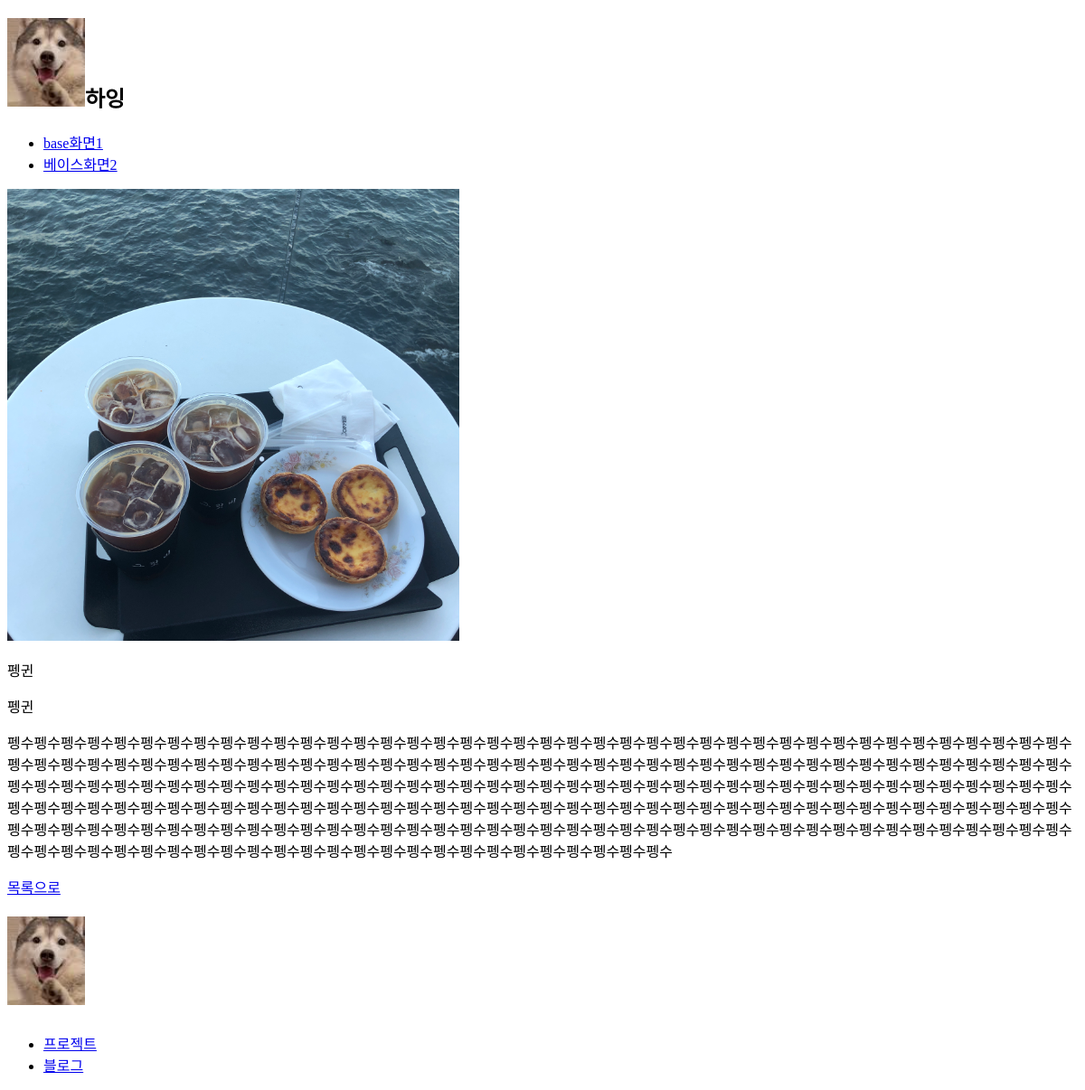
Screenshot of /project/detail/4 with the database file from the repository.
### project/models.py (models this page shows, shortened)
class Project(models.Model):
    title = models.CharField('타이틀', max_length=200)
    description = models.TextField('프로젝트 내용')
    tech = models.CharField('사용기술', max_length=100)
    image = models.ImageField('프로젝트 이미지', blank=True, null=True, upload_to='project')
    created_at = models.DateTimeField(auto_now_add=True)

### project/views.py (the view)
# urls.py: path('detail/<int:id>', views.project_detail, name='detail'),
def project_detail(request, id):
    project = Project.objects.get(pk=id)
    context = {'project': project}
    return render(request, 'project/project_detail.html', context)

### templates/project/project_detail.html (shortened to what this page needs)
{% extends 'base.html' %}
{% block content %}
<section class="project-detail">
    <div class="inner">
        <div class="detail">
            <div class="detail-img">
                <img src="{{ project.image.url }}" alt="{{ project.title }}" width="500px">
            </div>
            <div class="detail-content">
                <div class="title">
                    <p>{{ project.title }}</p>
                </div>
                <div class="tech">
                    <p>{{ project.tech }}</p>
                </div>
                <div class="description">
                    <p>{{ project.description }}</p>
                </div>
            </div>
        </div>
        <div class="list">
            <a href="{% url 'project:index' %}">
                <p>목록으로</p>
            </a>
        </div>
    </div>
</section>
{% endblock %}

### rows the page displays
Project: image (picture), title "펭귄", tech "펭귄", description "펭수펭수펭수펭수펭수펭수펭수펭수펭수펭수펭수펭수펭수펭수펭수펭수펭수펭수펭수펭수펭수펭수펭수펭수펭수펭수펭수펭수펭수펭수펭수펭수펭수펭수펭수펭수펭수펭수펭수펭수펭수펭수펭수펭수펭수펭수펭수펭수펭수펭수펭수펭수펭수펭수펭수펭수펭수펭수펭수펭수펭수펭수펭수펭수펭수펭수펭수펭수펭수펭수펭수펭수펭수펭수펭수펭수펭수펭수펭수펭수펭수펭수펭수펭수펭수펭수펭수펭수펭수펭수펭수펭수펭수펭수펭수펭수펭수펭수펭수펭수펭수펭수펭수펭수펭수펭수펭수펭수펭수펭수펭수펭수펭수펭수펭수펭수펭수펭수펭수펭수펭수펭수펭수펭수펭수펭수펭수펭수펭수펭수펭수펭수펭수펭수펭수펭수펭수펭수펭수펭수펭수펭수펭수펭수펭수펭수펭수펭수펭수펭수펭수펭수펭수펭수펭수펭수펭수펭수펭수펭수펭수펭수펭수펭수펭수펭수펭수펭수펭수펭수펭수펭수펭수펭수펭수펭수펭수펭수펭수펭수펭수펭수펭수펭수펭수펭수펭수펭수펭수펭수펭수펭수펭수펭수펭수펭수펭수펭수펭수펭수펭수펭수펭수펭수펭수펭수펭수펭수펭수펭수펭수펭수펭수펭수펭수펭수펭수펭수펭수펭수펭수펭수펭수펭수펭수"
